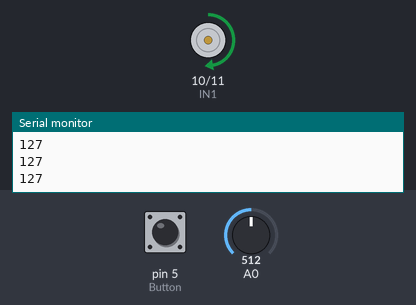
A sketch run on a simulated Arduino Uno, built with avr-gcc and run on an emulated ATmega328P. Parts: motor-driver pin pairs drawn as motors (green arrow = first pin HIGH = forward, orange = second pin HIGH = backward, longer = more drive), the last lines printed to the serial monitor. Inputs (shaded band) come from the test bench; at power-on: pin 5 (Button) HIGH, A0 = 512.

Above: at 1.2 s.
1.3 s: pin 5 (Button) pulled LOW for 1 s
At 3.2 s:
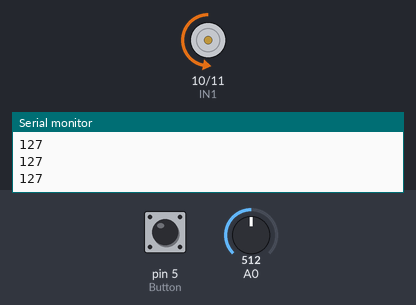
3.8 s: A0 set to 716
At 4.5 s:
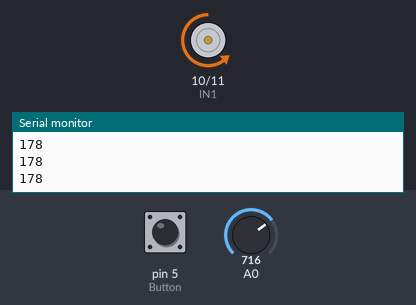
5.3 s: pin 5 (Button) pulled LOW for 0.25 s
At 6.2 s:
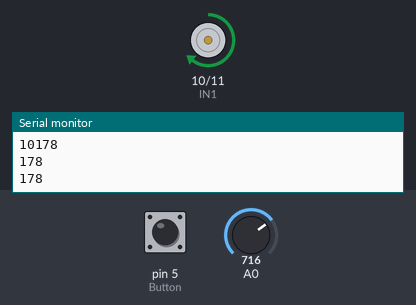
7.0 s: A0 set to 900
At 7.5 s:
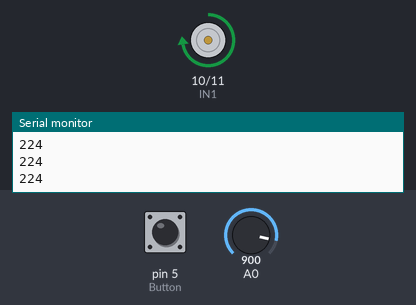
8.5 s: pin 5 (Button) pulled LOW for 0.25 s
At 9.2 s:
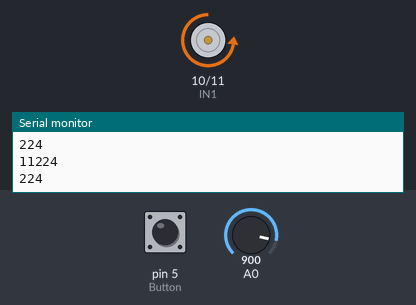
10.2 s: A0 set to 122
At 11.7 s:
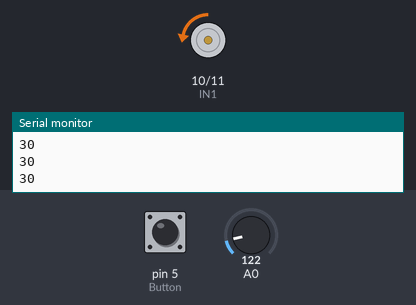
Timing chart, 0 to 12.7 s (numbered marks = the images above; inputs shaded):
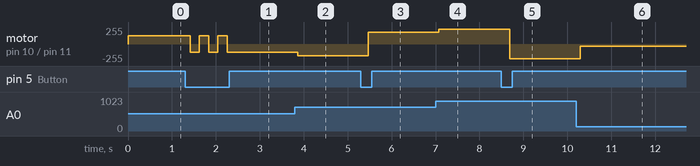

Measured:
- after the input at 1.3 s, motor on pin 10 (IN1) / pin 11 (IN2): alternates forward 127/255 for 0.21 s and backward 127/255 for 0.21 s, 5 changes in all, then stays backward 127/255, starting after 0.11 s
- after the input at 3.8 s, motor on pin 10 (IN1) / pin 11 (IN2): backward 127/255 → backward 178/255 after 0.06 s
- after the input at 5.3 s, motor on pin 10 (IN1) / pin 11 (IN2): backward 178/255 → forward 178/255 after 0.17 s
- after the input at 7.0 s, motor on pin 10 (IN1) / pin 11 (IN2): forward 178/255 → forward 224/255 after 0.07 s
- after the input at 8.5 s, motor on pin 10 (IN1) / pin 11 (IN2): forward 224/255 → backward 224/255 after 0.19 s
- after the input at 10.2 s, motor on pin 10 (IN1) / pin 11 (IN2): backward 224/255 → backward 30/255 after 0.09 s

The sketch:

Motor_Control.ino
```cpp
int IN1 = 10;
int IN2 = 11;
int ACTIVE = IN1, INACTIVE = IN2;
int Button = 5;
int SPEED;

void setup() {
  // put your setup code here, to run once:
  pinMode(IN1, OUTPUT);
  pinMode(IN2, OUTPUT);
  pinMode(Button, INPUT_PULLUP);
  Serial.begin(9600);

}

void loop() {
  // put your main code here, to run repeatedly:
  SPEED = map(analogRead(A0), 0, 1023, 0, 255);
  Serial.println(SPEED);
  if(digitalRead(Button) == LOW){
    delay(10);
    if(digitalRead(Button)==LOW){
      int temp = ACTIVE;
      ACTIVE = INACTIVE;
      INACTIVE = temp;
      Serial.print(ACTIVE);

  }
  }
  Motor(SPEED);
  delay(200);
}

void Motor(int SPD){

    analogWrite(ACTIVE, SPD);
    analogWrite(INACTIVE, 0);

}
```
